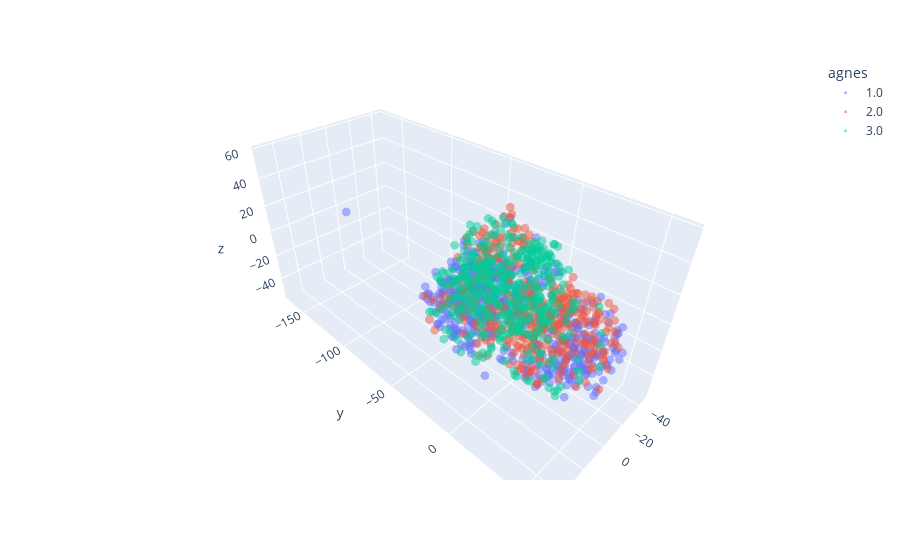

Notebook code cell kept with this figure:
### Code cell
tsne_3d_df['agnes'] = [str(label) for label in new_data['Cluster_agnes']]
plot_3d(tsne_3d_df, name='agnes')

### Figure 1 — Plotly figure (JSON) as saved in the notebook; plotly's stock layout.template omitted (floating-point values rounded to 4 significant figures; data arrays with more than 128 entries replaced by an {"elided": "..."} marker saying what was removed)
{"data": [{"hovertemplate": "agnes=1.0<br>x=%{x}<br>y=%{y}<br>z=%{z}<extra></extra>", "legendgroup": "1.0", "marker": {"color": "#636efa", "opacity": 0.5, "size": 3, "symbol": "circle"}, "mode": "markers", "name": "1.0", "scene": "scene", "showlegend": true, "type": "scatter3d", "x": {"elided": "512 float values"}, "y": {"elided": "512 float values"}, "z": {"elided": "512 float values"}}, {"hovertemplate": "agnes=2.0<br>x=%{x}<br>y=%{y}<br>z=%{z}<extra></extra>", "legendgroup": "2.0", "marker": {"color": "#EF553B", "opacity": 0.5, "size": 3, "symbol": "circle"}, "mode": "markers", "name": "2.0", "scene": "scene", "showlegend": true, "type": "scatter3d", "x": {"elided": "382 float values"}, "y": {"elided": "382 float values"}, "z": {"elided": "382 float values"}}, {"hovertemplate": "agnes=3.0<br>x=%{x}<br>y=%{y}<br>z=%{z}<extra></extra>", "legendgroup": "3.0", "marker": {"color": "#00cc96", "opacity": 0.5, "size": 3, "symbol": "circle"}, "mode": "markers", "name": "3.0", "scene": "scene", "showlegend": true, "type": "scatter3d", "x": {"elided": "423 float values"}, "y": {"elided": "423 float values"}, "z": {"elided": "423 float values"}}], "layout": {"legend": {"title": {"text": "agnes"}, "tracegroupgap": 0}, "margin": {"t": 60}, "scene": {"domain": {"x": [0, 1], "y": [0, 1]}, "xaxis": {"title": {"text": "x"}}, "yaxis": {"title": {"text": "y"}}, "zaxis": {"title": {"text": "z"}}}}}
